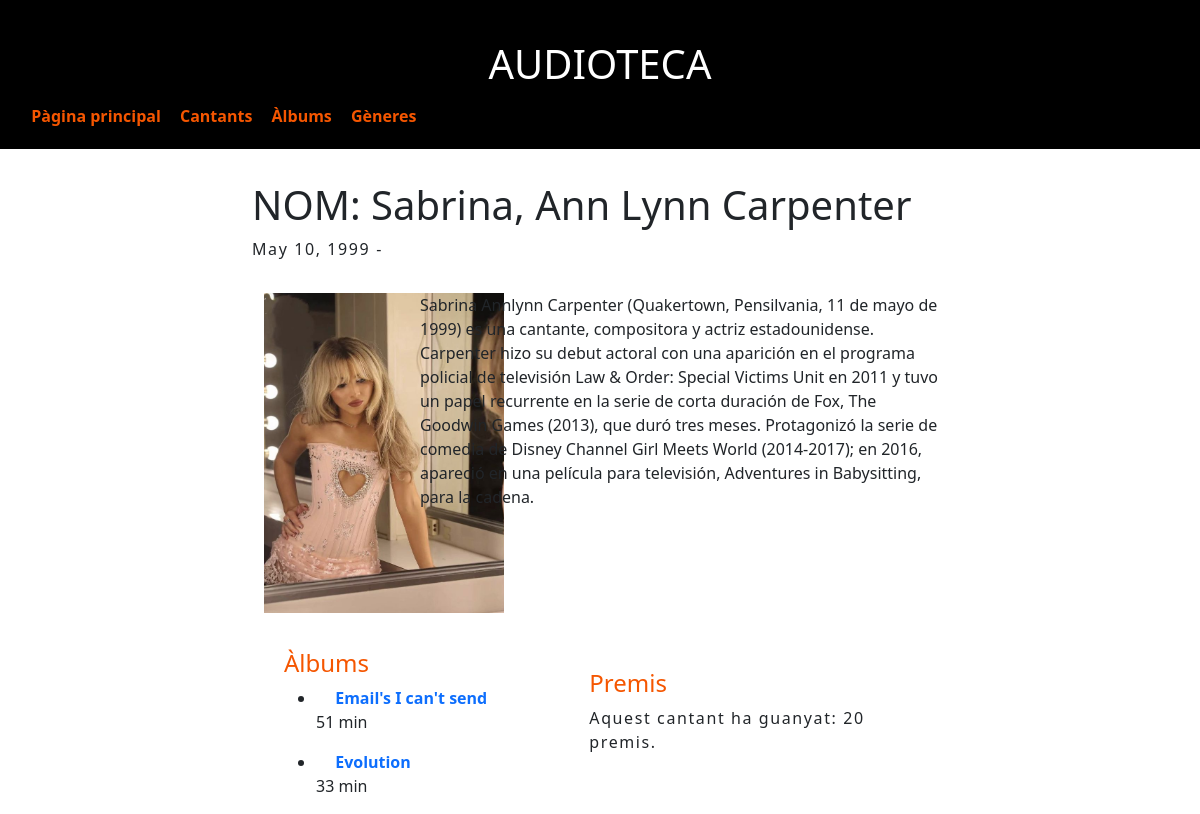
The page /audioteca/cantants/1 on the database its author committed.
### audioteca/models.py (models this page shows, shortened)
class Cantant(models.Model):
    nom = models.CharField(max_length=100)
    cognom = models.CharField(max_length=100)
    naixement = models.DateField(null=True, blank=True)
    mort = models.DateField('mort', null=True, blank=True)
    descripcio = models.TextField(null = True, max_length=1000)
    premis = models.IntegerField(help_text="Escriu el número de premis que ha guanyat.")
    imatge = models.ImageField(null=True)

class Album(models.Model):
    titol = models.CharField(max_length=200)
    cantant = models.ForeignKey('Cantant', on_delete=models.SET_NULL, null=True)
    duració = models.IntegerField(help_text="Escriu la duració total del àlbum")
    preu = models.IntegerField(help_text='Escriu el preu de l\'àlbum')
    generes = models.ManyToManyField(Genere, help_text="Selecciona un gènere per a aquest àlbum.")
    portada = models.ImageField(null=True)
    def __str__(self):
        return self.titol
    def display_genere(self):
        return ', '.join([ generes.nom for generes in self.generes.all()[:3] ])
    display_genere.short_description = 'Genere'

### audioteca/views.py (the view)
# urls.py: path('cantants/<int:pk>', views.CantantDetailView.as_view(), name='cantant-detail'),
class CantantDetailView(generic.DetailView):
    model = Cantant

### audioteca/templates/audioteca/cantant_detail.html
{% extends "base_generic.html" %}
{% block content %}
<div class="margePag">
    <h1>NOM: {{ cantant.nom }}, {{ cantant.cognom }}</h1>
    <p>{{cantant.naixement}} - {% if cantant.mort %}{{cantant.mort}}{% endif %}</p>
    <div class="container-fluid">
        <div class="row">
            <div class="col-xl-2 col-lg-2 col-md-2 col-sm-12 mt-3">
                <img src="/static/imatges/{{cantant.imatge.name}}"/>
            </div>
            <div class="col-xl-7 col-lg-7 col-md-7 col-sm-12 mt-3">
                <div>
                    {{cantant.descripcio}}
                </div>
            </div>
        </div>
    </div>
    <div style="margin-left:20px;margin-top:20px">
        <div class="container-fluid">
            <div class="row">
                <div class="col-xl-4 col-lg-4 col-md-4 col-sm-12 mt-3">
                    <h4>Àlbums</h4>
                    <dl>
                    {% for album in cantant.album_set.all %}
                        <ul>
                            <li>
                                <dt><a href="{% url 'album-detail' album.pk %}">{{album}}</a></dt>
                            </li>
                            <dd>{{album.duració}} min</dd>
                        </ul>
                        {% empty %}
                        <p>Este cantant no té àlbums</p>
                    {% endfor %}
                    </dl>
                </div>
                <div class="col-xl-4 col-lg-4 col-md-4 col-sm-12 mt-3">
                    <div style="margin-top: 20px;">
                        <h4>  Premis  </h4>
                        <p>Aquest cantant ha guanyat: {{cantant.premis}} premis.</p>
                    </div>
                </div>
            </div>
        </div>
    </div>
</div>
{% endblock %}

### audioteca/templates/base_generic.html (shortened to what this page needs)
<!DOCTYPE html>
<html lang="en">
<head>
  {% load static %}
  <link rel="stylesheet" href="{% static 'css/styles.css' %}">
  <link href="https://cdn.jsdelivr.net/npm/bootstrap@5.0.0/dist/css/bootstrap.min.css" rel="stylesheet"
>
</head>
  <header>
    <div class="container-fluid" style="background-color:black">
      <div class="row justify-content-between">
        <div class="col-xl-12 col-lg-12 col-md-12 col-sm-12">
          <h1 id="titol">AUDIOTECA</h1>
        </div>
        <div class="col-12">
          <nav class="navbar navbar-expand-sm navbar-light">
            <div class="collapse navbar-collapse navbar-light" style="margin-bottom: 0.81em;">
              <ul class="nav justify-content-end">
                <li><a class="enllaç" href="{% url 'index' %}">Pàgina principal </a></li>
                <li><a class="enllaç" href="{% url 'cantant' %}">Cantants </a></li>
                <li><a class="enllaç" href="{% url 'album' %}">Àlbums </a></li>
                <li><a class="enllaç"  href="{% url 'genere' %}">Gèneres </a></li>
              </ul>
            </div>
          </nav>
        </div>
      </div>
    </div>
  </header>
<body>
  <div class="container-fluid" style="margin-top: 2em;">
      <div class="col-lg-12">
      {% block content %}{% endblock %}
      </div>
    </div>
</body>
</html>

### audioteca/static/css/styles.css (style rules this page uses)
a:link, a:visited, a:active, a:hover { font-weight: bold; text-decoration: none; margin-left: 1.2em; }
.enllaç:link, .enllaç:visited { color: #F55600; }
p { letter-spacing: 0.1em; }
h1 { font-size: 3em; }
h4 { font-weight: bold; margin: 0em; color: #F55600 }
#titol { color: white; text-align: center; margin-top: 1em; }
.margePag { margin-left: 15em; }
img { object-fit: cover; height: 20em; width: 15em; }

### rows shown on the page
Cantant: nom "Sabrina", cognom "Ann Lynn Carpenter", naixement "May 10, 1999", imatge.name (picture), descripcio "Sabrina Annlynn Carpenter (Quakertown, Pensilvania, 11 de mayo de 1999) es una cantante, compositora y actriz estadounidense. Carpenter hizo su debut actoral con una aparición en el programa policial de televisión Law & Order: Special Victims Unit en 2011 y tuvo un papel recurrente en la serie de corta duración de Fox, The Goodwin Games (2013), que duró tres meses. Protagonizó la serie de comedia de Disney Channel Girl Meets World (2014-2017); en 2016, apareció en una película para televisión, Adventures in Babysitting, para la cadena.", premis "20"
Album: titol "Email's I can't send", duració "51"
Album: titol "Evolution", duració "33"
